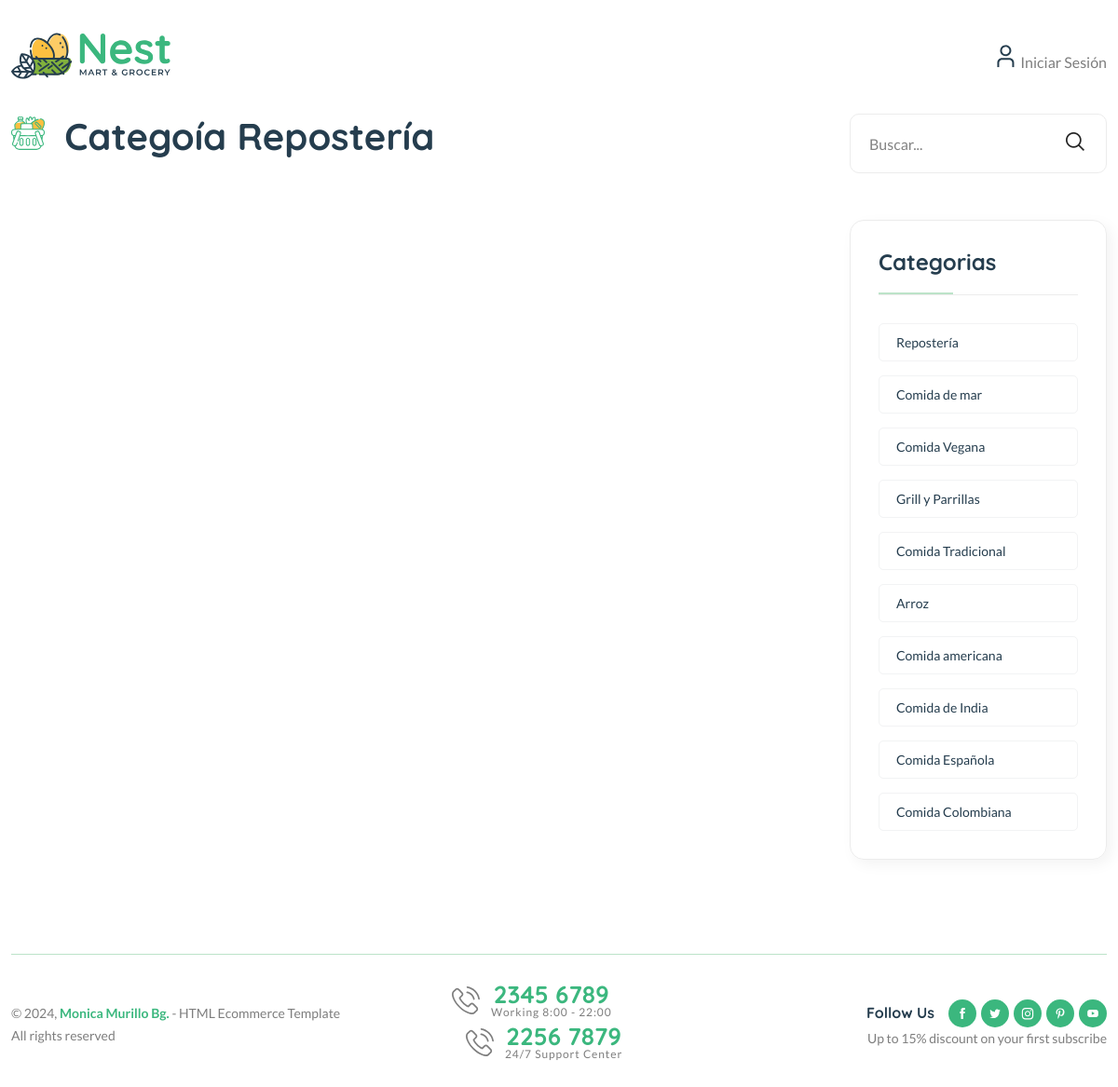
Page /category/1/ on the committed database.
### blogs/models.py (models this page shows, shortened)
class Category(models.Model):
    category_name = models.CharField(max_length=100, unique=True)
    created_at = models.DateTimeField(auto_now_add=True)
    updated_at = models.DateTimeField(auto_now=True)
    class Meta:
        verbose_name_plural = "Categories"

### blogs/views.py (the view)
# urls.py: path('<int:category_id>/', views.posts_by_category, name='posts_by_category'),
def posts_by_category(request, category_id):
    posts = Blog.objects.filter(status='Publish', category=category_id)
    try:
        category = Category.objects.get(pk=category_id)
    except:
        return redirect('home')
    context = {
        'posts': posts,
        'category': category,
    }
    return render(request, 'posts_by_category.html', context)

### blogs/context_processors.py (called while the page is built)
def get_categories(request):
    categories = Category.objects.all()
    return dict(categories=categories)

### templates/posts_by_category.html (shortened to what this page needs)
{% extends "base.html"  %}
{% load static %}
{% block content %}
    <main class="main">
        <div class="page-content mb-50">
            <div class="container">
                <div class="row">
                    <div class="col-lg-9">
                        <div class="shop-product-fillter mb-50 pr-30">
                            <div class="totall-product">
                                <h2>
                                    <img class="w-36px mr-10" src="{% static 'assets/imgs/theme/icons/category-1.svg' %}" alt="" />
                                    Categoía {{ category.category_name }}
                                </h2>
                            </div>
                        </div>
                    </div>
                    <div class="col-lg-3 primary-sidebar sticky-sidebar">
                        <div class="widget-area">
                            {% include 'includes/blog_search.html' %}
                            {% include 'includes/category_list.html' %}
                        </div>
                    </div>
                </div>
            </div>
        </div>
    </main>
{% endblock %}

### templates/includes/category_list.html
<div class="sidebar-widget widget-category-2 mb-50">
    <h5 class="section-title style-1 mb-30">Categorias</h5>
    <ul>
        {% for cat in categories %}
        <li>
            <a href="{% url 'posts_by_category' cat.id  %}"> {{ cat.category_name }}</a>
        </li>
        {% endfor %}
    </ul>
</div>

### rows in the picture
Category: category_name "Repostería"
Category: category_name "Comida de mar"
Category: category_name "Comida Vegana"
Category: category_name "Grill y Parrillas"
Category: category_name "Comida Tradicional"
Category: category_name "Arroz"
Category: category_name "Comida americana"
Category: category_name "Comida de India"
Category: category_name "Comida Española"
Category: category_name "Comida Colombiana"
